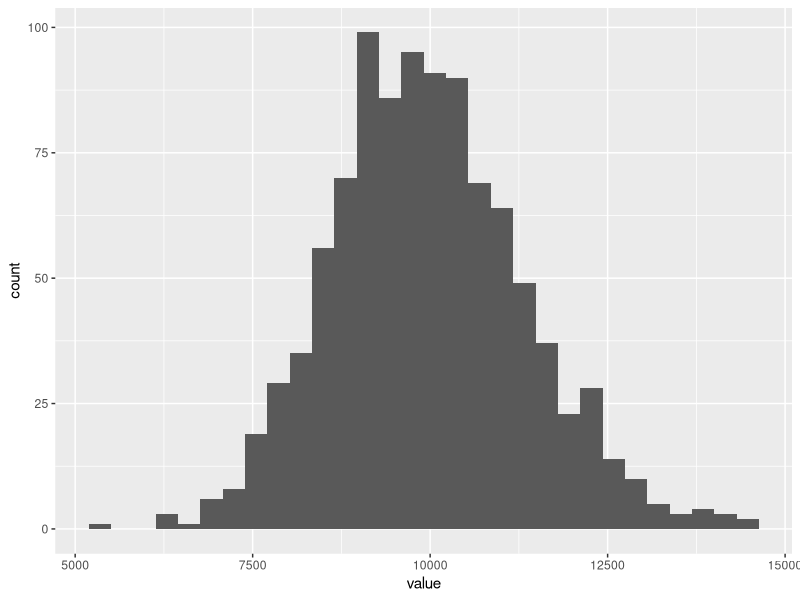
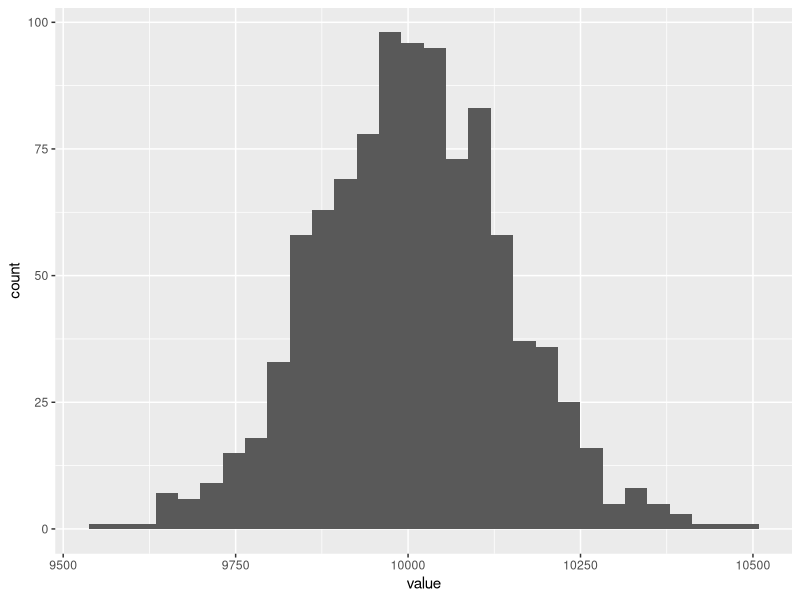

Write the R code that produced these figures, in order.
## ---- chunk 1
knitr::opts_chunk$set(echo = TRUE)
library(tidyverse)
library(broom)
## ---- chunk 2
samp_fun <- function(samp_size, samp_rate) {
  
  sample <- rexp(n = samp_size, rate = samp_rate)
  samp_avg <- mean(sample)
  samp_std_dev <-sd(sample)
  stats <- list(samp_avg = samp_avg, samp_std_dev = samp_std_dev)
  return(stats) 
  }
## ---- chunk 3
n_loops <-1000
samp_size <- 50
samp_rate <- 1/10000
sample_means <- rep(NA, n_loops)
sample_sds <- rep(NA, n_loops)
for (i in 1:n_loops) {
  resVector <- samp_fun(samp_size,samp_rate)
  sample_means[[i]]<- resVector$samp_avg
  sample_sds[[i]]<-resVector$samp_std_dev
}
## ---- chunk 4
tibble_means <- as.tibble(sample_means)
ggplot(tibble_means,aes(x = value))+geom_histogram()
sd(sample_means)
10000/sqrt(samp_size)
## ---- chunk 5
samp_size_big = 5000
for (i in 1:n_loops) {
  resVector <- samp_fun(samp_size_big,samp_rate)
  sample_means[[i]]<- resVector$samp_avg
  sample_sds[[i]]<-resVector$samp_std_dev
}
tibble_means <- as.tibble(sample_means)
ggplot(tibble_means,aes(x = value))+geom_histogram()
sd(sample_means)
10000/sqrt(samp_size_big)
